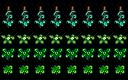

The image is a tile-based game level rendered from a .tmx file. Its description and complete source (layers, tilesets, objects, tile grids) follow:
An orthogonal 8x5 tile map with 16x16 px tiles, 2 tile layers (Buildings, Front).

<map version="1.10" tiledversion="1.11.2" orientation="orthogonal" renderorder="right-down" width="8" height="5" tilewidth="16" tileheight="16" infinite="0" nextlayerid="7" nextobjectid="1">
 <tileset firstgid="1" name="spring_GardenCrops" tilewidth="16" tileheight="16" tilecount="128" columns="16">
  <image source="spring_GardenCrops.png" width="256" height="128" />
 </tileset>
 <layer id="2" name="Buildings" width="8" height="5">
  <data encoding="csv">
0,0,0,0,0,0,0,0,
29,29,29,29,29,29,29,29,
21,21,21,21,21,21,21,21,
53,53,53,53,53,53,53,53,
61,61,61,61,61,61,61,61
</data>
 </layer>
 <objectgroup id="3" name="Buildings" />
 <layer id="5" name="Front" width="8" height="5">
  <data encoding="csv">
13,13,13,13,13,13,13,13,
5,5,5,5,5,5,5,5,
37,37,37,37,37,37,37,37,
45,45,45,45,45,45,45,45,
0,0,0,0,0,0,0,0
</data>
 </layer>
 <objectgroup id="6" name="Front" />
</map>
